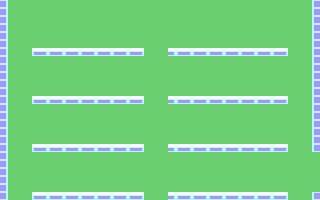

A 2D game scene composited from a Tiled map and its tileset images. What follows is a short description and the map's XML, with every tile layer's data as written:
An orthogonal 40x25 tile map with 8x8 px tiles, 1 tile layer (platform) and 17 objects (9x lift, 4x robot, candy, fridge, kitchen, ...).

<map version="1.2" tiledversion="1.2.0" orientation="orthogonal" renderorder="right-down" width="40" height="25" tilewidth="8" tileheight="8" infinite="0" nextlayerid="3" nextobjectid="19">
 <tileset firstgid="1" source="../im.tsx" />
 <layer id="1" name="platform" width="40" height="25">
  <data encoding="csv">
1,2,2,2,2,2,2,2,2,2,2,2,2,2,2,2,2,2,2,2,2,2,2,2,2,2,2,2,2,2,2,2,2,2,2,2,2,2,2,5,
1,2,2,2,2,2,2,2,2,2,2,2,2,2,2,2,2,2,2,2,2,2,2,2,2,2,2,2,2,2,2,2,2,2,2,2,2,2,2,5,
1,2,2,2,2,2,2,2,2,2,2,2,2,2,2,2,2,2,2,2,2,2,2,2,2,2,2,2,2,2,2,2,2,2,2,2,2,2,2,5,
1,2,2,2,2,2,2,2,2,2,2,2,2,2,2,2,2,2,2,2,2,2,2,2,2,2,2,2,2,2,2,2,2,2,2,2,2,2,2,5,
1,2,2,2,2,2,2,2,2,2,2,2,2,2,2,2,2,2,2,2,2,2,2,2,2,2,2,2,2,2,2,2,2,2,2,2,2,2,2,5,
1,2,2,2,2,2,2,2,2,2,2,2,2,2,2,2,2,2,2,2,2,2,2,2,2,2,2,2,2,2,2,2,2,2,2,2,2,2,2,5,
1,2,2,2,3,4,3,4,3,4,3,4,3,4,3,4,3,4,2,2,2,4,3,4,3,4,3,4,3,4,3,4,3,4,3,4,2,2,2,5,
1,2,2,2,2,2,2,2,2,2,2,2,2,2,2,2,2,2,2,2,2,2,2,2,2,2,2,2,2,2,2,2,2,2,2,2,2,2,2,5,
1,2,2,2,2,2,2,2,2,2,2,2,2,2,2,2,2,2,2,2,2,2,2,2,2,2,2,2,2,2,2,2,2,2,2,2,2,2,2,5,
1,2,2,2,2,2,2,2,2,2,2,2,2,2,2,2,2,2,2,2,2,2,2,2,2,2,2,2,2,2,2,2,2,2,2,2,2,2,2,5,
1,2,2,2,2,2,2,2,2,2,2,2,2,2,2,2,2,2,2,2,2,2,2,2,2,2,2,2,2,2,2,2,2,2,2,2,2,2,2,5,
1,2,2,2,2,2,2,2,2,2,2,2,2,2,2,2,2,2,2,2,2,2,2,2,2,2,2,2,2,2,2,2,2,2,2,2,2,2,2,5,
1,2,2,2,3,4,3,4,3,4,3,4,3,4,3,4,3,4,2,2,2,4,3,4,3,4,3,4,3,4,3,4,3,4,3,4,2,2,2,5,
1,2,2,2,2,2,2,2,2,2,2,2,2,2,2,2,2,2,2,2,2,2,2,2,2,2,2,2,2,2,2,2,2,2,2,2,2,2,2,5,
1,2,2,2,2,2,2,2,2,2,2,2,2,2,2,2,2,2,2,2,2,2,2,2,2,2,2,2,2,2,2,2,2,2,2,2,2,2,2,5,
1,2,2,2,2,2,2,2,2,2,2,2,2,2,2,2,2,2,2,2,2,2,2,2,2,2,2,2,2,2,2,2,2,2,2,2,2,2,2,5,
1,2,2,2,2,2,2,2,2,2,2,2,2,2,2,2,2,2,2,2,2,2,2,2,2,2,2,2,2,2,2,2,2,2,2,2,2,2,2,5,
1,2,2,2,2,2,2,2,2,2,2,2,2,2,2,2,2,2,2,2,2,2,2,2,2,2,2,2,2,2,2,2,2,2,2,2,2,2,2,5,
1,2,2,2,3,4,3,4,3,4,3,4,3,4,3,4,3,4,2,2,2,4,3,4,3,4,3,4,3,4,3,4,3,4,3,4,2,2,2,5,
1,2,2,2,2,2,2,2,2,2,2,2,2,2,2,2,2,2,2,2,2,2,2,2,2,2,2,2,2,2,2,2,2,2,2,2,2,2,2,2,
1,2,2,2,2,2,2,2,2,2,2,2,2,2,2,2,2,2,2,2,2,2,2,2,2,2,2,2,2,2,2,2,2,2,2,2,2,2,2,2,
1,2,2,2,2,2,2,2,2,2,2,2,2,2,2,2,2,2,2,2,2,2,2,2,2,2,2,2,2,2,2,2,2,2,2,2,2,2,2,2,
1,2,2,2,2,2,2,2,2,2,2,2,2,2,2,2,2,2,2,2,2,2,2,2,2,2,2,2,2,2,2,2,2,2,2,2,2,2,2,2,
1,2,2,2,2,2,2,2,2,2,2,2,2,2,2,2,2,2,2,2,2,2,2,2,2,2,2,2,2,2,2,2,2,2,2,2,2,2,2,2,
1,2,2,2,3,4,3,4,3,4,3,4,3,4,3,4,3,4,2,2,2,4,3,4,3,4,3,4,3,4,3,4,3,4,3,4,2,2,2,5
</data>
 </layer>
 <objectgroup id="2" name="objects">
  <object id="1" name="lift" x="16" y="200">
   <point />
  </object>
  <object id="2" name="lift" x="16" y="152">
   <point />
  </object>
  <object id="3" name="lift" x="16" y="104">
   <point />
  </object>
  <object id="4" name="lift" x="152" y="104">
   <point />
  </object>
  <object id="5" name="lift" x="152" y="152">
   <point />
  </object>
  <object id="6" name="lift" x="152" y="200">
   <point />
  </object>
  <object id="8" name="lift" x="296" y="200">
   <point />
  </object>
  <object id="9" name="lift" x="296" y="152">
   <point />
  </object>
  <object id="10" name="lift" x="296" y="104">
   <point />
  </object>
  <object id="11" name="robot" x="112" y="192">
   <point />
  </object>
  <object id="12" name="robot" x="224" y="144">
   <point />
  </object>
  <object id="13" name="robot" x="104" y="96">
   <point />
  </object>
  <object id="14" name="robot" x="128" y="48">
   <point />
  </object>
  <object id="15" name="candy" x="224" y="48">
   <point />
  </object>
  <object id="16" name="fridge" x="112" y="48">
   <point />
  </object>
  <object id="17" name="kitchen" x="64" y="48">
   <point />
  </object>
  <object id="18" name="terminal" x="256" y="192">
   <point />
  </object>
 </objectgroup>
</map>
